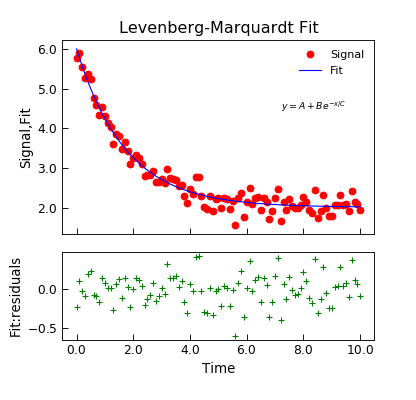

Generate this figure with Python:
"""Simple use of lmfit to fit data."""
from Stoner import Data
from numpy import linspace, exp, random

# Make some data
x = linspace(0, 10.0, 101)
y = 2 + 4 * exp(-x / 1.7) + random.normal(scale=0.2, size=101)

d = Data(x, y, column_headers=["Time", "Signal"], setas="xy")

# Do the fitting and plot the result
func = lambda x, A, B, C: A + B * exp(-x / C)
fit = d.lmfit(
    func,
    result=True,
    header="Fit",
    A=1,
    B=1,
    C=1,
    residuals=True,
    output="report",
)

# Reset labels
d.labels = []

# Make nice two panel plot layout
ax = d.subplot2grid((3, 1), (2, 0))
d.setas = "x..y"
d.plot(fmt="g+")
d.title = ""

ax = d.subplot2grid((3, 1), (0, 0), rowspan=2)
d.setas = "xyy"
d.plot(fmt=["ro", "b-"])
d.xticklabels = [[]]
d.xlabel = ""

# Annotate plot with fitting parameters
d.annotate_fit(func, prefix="Model", x=7.2, y=3, fontdict={"size": "x-small"})
text = r"$y=A+Be^{-x/C}$" + "\n\n"
d.text(7.2, 3.9, text, fontdict={"size": "x-small"})
d.title = u"Levenberg-Marquardt Fit"
